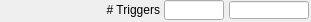
   <widget class="caFrame" name="caFrame_16">
    <property name="geometry">
     <rect>
      <x>379</x>
      <y>290</y>
      <width>311</width>
      <height>22</height>
     </rect>
    </property>
    <widget class="caLineEdit" name="caLineEdit_16">
     <property name="geometry">
      <rect>
       <x>229</x>
       <y>1</y>
       <width>80</width>
       <height>18</height>
      </rect>
     </property>
     <property name="alignment">
      <set>Qt::AlignAbsolute|Qt::AlignLeading|Qt::AlignLeft|Qt::AlignVCenter</set>
     </property>
     <property name="channel" stdset="0">
      <string>$(P)$(R)NumCycles_RBV</string>
     </property>
     <property name="foreground">
      <color>
       <red>10</red>
       <green>0</green>
       <blue>184</blue>
      </color>
     </property>
     <property name="background">
      <color>
       <red>187</red>
       <green>187</green>
       <blue>187</blue>
      </color>
     </property>
     <property name="colorMode">
      <enum>caLineEdit::Static</enum>
     </property>
     <property name="precisionMode">
      <enum>caLineEdit::Channel</enum>
     </property>
     <property name="limitsMode">
      <enum>caLineEdit::Channel</enum>
     </property>
     <property name="maxValue">
      <double>1.000000000000000</double>
     </property>
     <property name="minValue">
      <double>0.000000000000000</double>
     </property>
     <property name="fontScaleMode" stdset="0">
      <enum>caLineEdit::WidthAndHeight</enum>
     </property>
     <property name="formatType">
      <enum>caLineEdit::decimal</enum>
     </property>
    </widget>
    <widget class="caTextEntry" name="caTextEntry_10">
     <property name="geometry">
      <rect>
       <x>164</x>
       <y>0</y>
       <width>60</width>
       <height>20</height>
      </rect>
     </property>
     <property name="channel" stdset="0">
      <string>$(P)$(R)NumCycles</string>
     </property>
     <property name="foreground">
      <color>
       <red>0</red>
       <green>0</green>
       <blue>0</blue>
      </color>
     </property>
     <property name="background">
      <color>
       <red>115</red>
       <green>223</green>
       <blue>255</blue>
      </color>
     </property>
     <property name="colorMode">
      <enum>caLineEdit::Static</enum>
     </property>
     <property name="precisionMode">
      <enum>caLineEdit::Channel</enum>
     </property>
     <property name="limitsMode">
      <enum>caLineEdit::Channel</enum>
     </property>
     <property name="maxValue">
      <double>1.000000000000000</double>
     </property>
     <property name="minValue">
      <double>0.000000000000000</double>
     </property>
     <property name="fontScaleMode" stdset="0">
      <enum>caLineEdit::WidthAndHeight</enum>
     </property>
     <property name="formatType">
      <enum>caLineEdit::decimal</enum>
     </property>
    </widget>
    <widget class="caLabel" name="caLabel_27">
     <property name="geometry">
      <rect>
       <x>0</x>
       <y>0</y>
       <width>160</width>
       <height>20</height>
      </rect>
     </property>
     <property name="text">
      <string># Triggers</string>
     </property>
     <property name="alignment">
      <set>Qt::AlignAbsolute|Qt::AlignRight|Qt::AlignTrailing|Qt::AlignVCenter</set>
     </property>
     <property name="fontScaleMode">
      <enum>ESimpleLabel::WidthAndHeight</enum>
     </property>
     <property name="foreground">
      <color>
       <red>0</red>
       <green>0</green>
       <blue>0</blue>
      </color>
     </property>
     <property name="background">
      <color alpha="0">
       <red>0</red>
       <green>0</green>
       <blue>0</blue>
      </color>
     </property>
     <property name="frameShape">
      <enum>QFrame::NoFrame</enum>
     </property>
    </widget>
   </widget>
